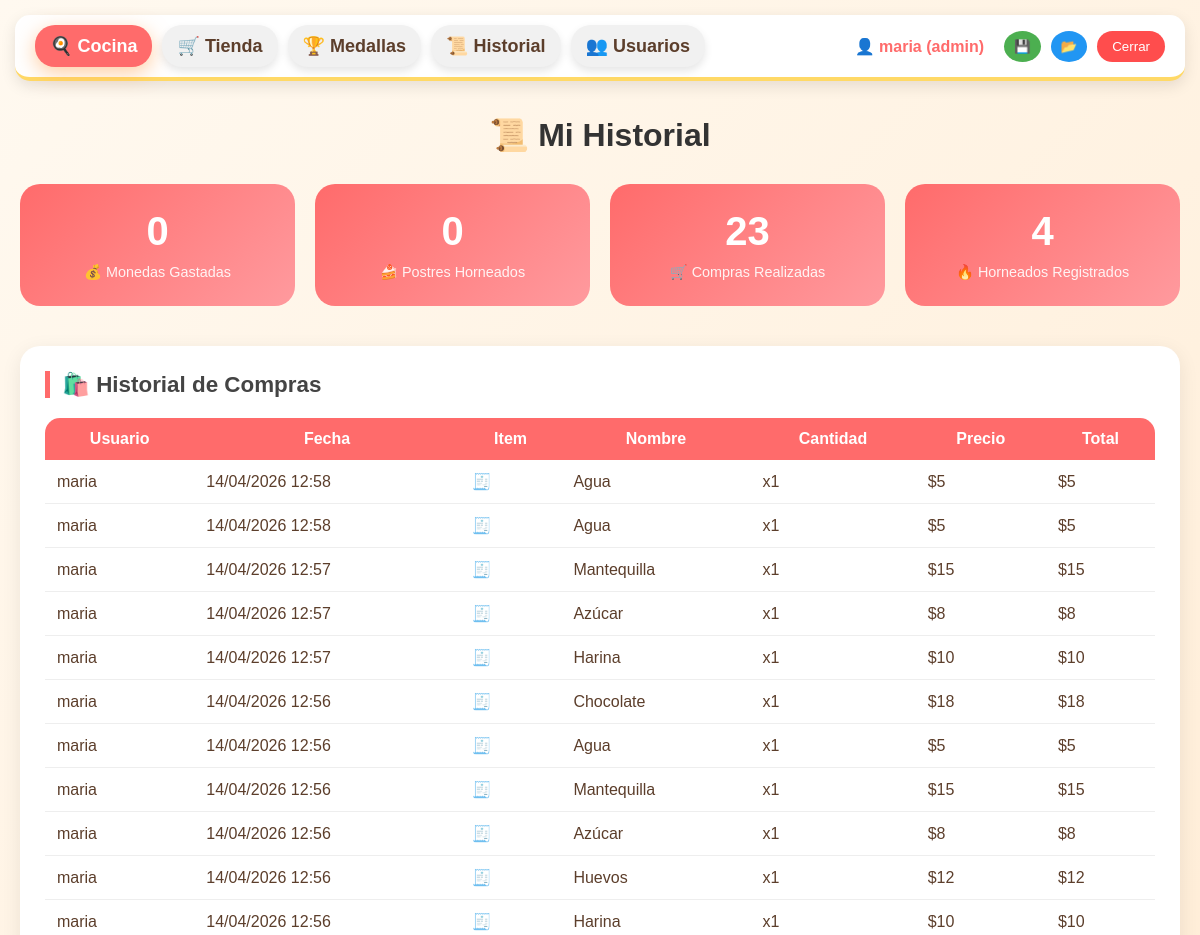
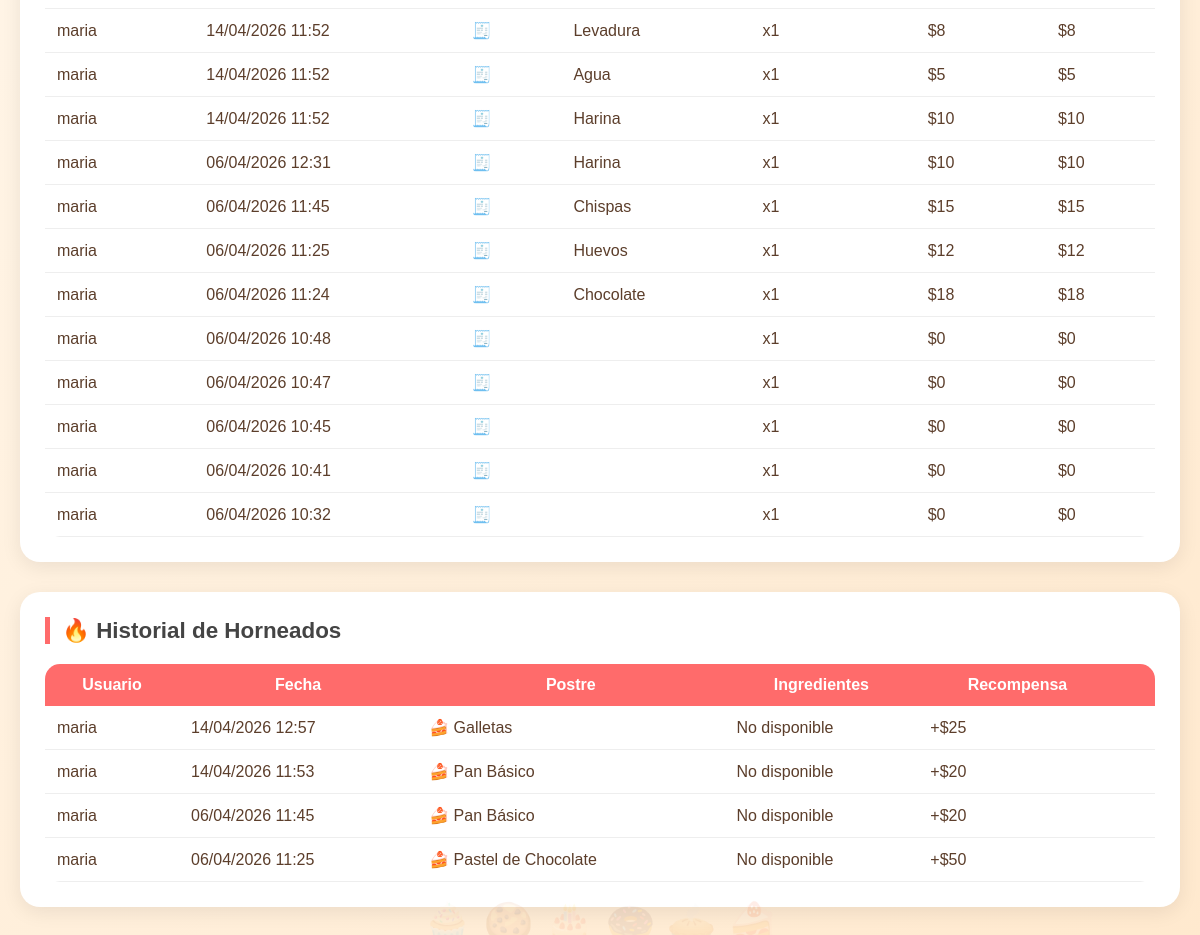
The app's page /historial.php (signed in) with its own data (2 pictures, top to bottom).
### tables this page shows
CREATE TABLE `historial_compras` (
  `id` int NOT NULL,
  `usuario_id` int NOT NULL,
  `item_id` varchar(50) DEFAULT NULL,
  `item_nombre` varchar(100) DEFAULT NULL,
  `precio` int DEFAULT NULL,
  `fecha` timestamp NULL DEFAULT CURRENT_TIMESTAMP
);

CREATE TABLE `usuarios` (
  `id` int NOT NULL,
  `nombre_usuario` varchar(50) NOT NULL,
  `correo` varchar(100) NOT NULL,
  `contraseña` varchar(255) NOT NULL,
  `tipo` enum('admin','user') DEFAULT 'user',
  `estatus` enum('activo','inactivo','bloqueado') DEFAULT 'activo',
  `fecha_registro` timestamp NULL DEFAULT CURRENT_TIMESTAMP,
  `ultimo_login` timestamp NULL DEFAULT NULL
);

CREATE TABLE `historial_horneados` (
  `id` int NOT NULL,
  `usuario_id` int NOT NULL,
  `receta_id` int DEFAULT NULL,
  `receta_nombre` varchar(100) DEFAULT NULL,
  `recompensa` int DEFAULT NULL,
  `fecha` timestamp NULL DEFAULT CURRENT_TIMESTAMP
);

### historial.php (the view, shortened to what this page needs)
<?php
require_once 'controler/conexion.php';
$stmt_compras = $pdo->query("
    SELECT hc.*, u.nombre_usuario
    FROM historial_compras hc
    JOIN usuarios u ON hc.usuario_id = u.id
    ORDER BY hc.fecha DESC
    LIMIT 50
");
$compras = $stmt_compras->fetchAll();
$stmt_horneados = $pdo->query("
    SELECT hh.*, u.nombre_usuario
    FROM historial_horneados hh
    JOIN usuarios u ON hh.usuario_id = u.id
    ORDER BY hh.fecha DESC
    LIMIT 50
");
$horneados = $stmt_horneados->fetchAll();
$stmt_stats = $pdo->query("
    SELECT
        SUM(monedas_gastadas) as total_monedas,
        SUM(total_horneados) as total_horneados
    FROM progreso_juego
");
$stats = $stmt_stats->fetch();
?>
<!DOCTYPE html>
<html lang="es">
<head>
    <link rel="stylesheet" href="Css/style.css">
</head>
<body>
    <?php require_once 'menu.php'; ?>
    <div class="history-container">
        <h1>📜 Mi Historial</h1>
        <div class="stats-grid">
            <div class="stat-card">
                <div class="stat-value"><?php echo number_format($stats['monedas_gastadas'] ?? 0); ?></div>
                <div class="stat-label">💰 Monedas Gastadas</div>
            </div>
            <div class="stat-card">
                <div class="stat-value"><?php echo number_format($stats['total_horneados'] ?? 0); ?></div>
                <div class="stat-label">🍰 Postres Horneados</div>
            </div>
            <div class="stat-card">
                <div class="stat-value"><?php echo count($compras); ?></div>
                <div class="stat-label">🛒 Compras Realizadas</div>
            </div>
            <div class="stat-card">
                <div class="stat-value"><?php echo count($horneados); ?></div>
                <div class="stat-label">🔥 Horneados Registrados</div>
            </div>
        </div>
        <div class="history-section">
            <h2 class="section-title">🛍️ Historial de Compras</h2>
            <?php if (count($compras) > 0): ?>
                <table class="history-table">
                    <thead>
                        <tr>
                            <th>Usuario</th>
                            <th>Fecha</th>
                            <th>Item</th>
                            <th>Nombre</th>
                            <th>Cantidad</th>
                            <th>Precio</th>
                            <th>Total</th>
                        </tr>
                    </thead>
                    <tbody>
                        <?php foreach ($compras as $compra): ?>
                            <tr>
                                <td><?php echo htmlspecialchars($compra['nombre_usuario']); ?></td>
                                <td><?php echo date('d/m/Y H:i', strtotime($compra['fecha'])); ?></td>
                                <td>🧾</td>
                                <td><?php echo htmlspecialchars($compra['item_nombre']); ?></td>
                                <td>x1</td>
                                <td>$<?php echo number_format($compra['precio']); ?></td>
                                <td>$<?php echo number_format($compra['precio']); ?></td>
                            </tr>
                        <?php endforeach; ?>
                    </tbody>
                </table>
            <?php endif; ?>
        </div>
        <div class="history-section">
            <h2 class="section-title">🔥 Historial de Horneados</h2>
            <?php if (count($horneados) > 0): ?>
                <table class="history-table">
                    <thead>
                        <tr>
                            <th>Usuario</th>
                            <th>Fecha</th>
                            <th>Postre</th>
                            <th>Ingredientes</th>
                            <th>Recompensa</th>
                            <th></th>
                        </tr>
                    </thead>
                    <tbody>
                        <?php foreach ($horneados as $horneado): ?>
                            <tr>
                                <td><?php echo htmlspecialchars($horneado['nombre_usuario']); ?></td>
                                <td><?php echo date('d/m/Y H:i', strtotime($horneado['fecha'])); ?></td>
                                <td>🍰 <?php echo htmlspecialchars($horneado['receta_nombre']); ?></td>
                                <td>No disponible</td>
                                <td>+$<?php echo number_format($horneado['recompensa']); ?></td>
                                <td></td>
                            </tr>
                        <?php endforeach; ?>
                    </tbody>
                </table>
            <?php endif; ?>
        </div>
    </div>
</body>
</html>

### menu.php (shortened to what this page needs)
<?php
$usuario_logueado = isset($_SESSION['usuario_id']);
$usuario_nombre = $_SESSION['usuario_nombre'] ?? '';
$usuario_tipo = $_SESSION['usuario_tipo'] ?? '';
?>
<!DOCTYPE html>
<html lang="es">
<head>
  <link rel="stylesheet" href="Css/style.css">
  <link rel="stylesheet" href="Css/usuario.css">
</head>
<body>
<nav class="nav-tabs">
  <div class="nav-left">
    <button class="nav-tab active" onclick="switchModule('kitchen')">
      🍳 Cocina
    </button>
    <button class="nav-tab" onclick="switchModule('shop')">
      🛒 Tienda
    </button>
    <button class="nav-tab" onclick="switchModule('medals')">
      🏆 Medallas
    </button>
 <?php if ($usuario_logueado && $usuario_tipo === 'admin'): ?>
    <button class="nav-tab" onclick="location.href='historial.php'">
      📜 Historial
    </button>
    <button class="nav-tab" onclick="location.href='usuarios.php'">
        👥 Usuarios
    </button>
<?php endif; ?>
  </div>
  <div class="nav-right">
    <?php if ($usuario_logueado): ?>
      <span class="user-name">
        👤 <?php echo htmlspecialchars($usuario_nombre . ' (' . $usuario_tipo . ')'); ?>
      </span>
      <button class="btn-save" onclick="guardarPartida()">💾</button>
      <button class="btn-load" onclick="cargarPartida()">📂</button>
      <button class="btn-logout" onclick="location.href='controler/cerrar_sesion.php'">
        Cerrar
      </button>
    <?php else: ?>
      <a class="btn-login" href="login.php">🔐 Login</a>
      <a class="btn-register" href="formulario_usuario.php">📝 Registro</a>
    <?php endif; ?>
  </div>
</nav>
</body>
</html>

### Css/style.css (style rules this page uses)
:root { --background: #FFF9F0; --foreground: #5C3E2B; --card: #FFFFFF; --card-foreground: #5C3E2B; --primary: #FF9F4A; --primary-foreground: #FFFFFF; --secondary: #FFE4C4; --secondary-foreground: #5C3E2B; --muted: #FFF0E0; --muted-foreground: #B67B5C; --accent: #FFB347; --accent-foreground: #FFFFFF; --border: #FFDAB9; --gold: #FFD966; --gold-dark: #FFC107; --wood: #D9A066; --wood-light: #F4C28C; --oven: #8B5A2B; --oven-glow: #FF8C42; --radius: 24px; --pink: #FFB7C5; --mint: #C1F0DC; --lavender: #E6D5FF; --peach: #FFDAB9; --coral: #FF8A7A; --sky: #B5E4FF; --bubble: #FFE5B4; }
* { margin: 0; padding: 0; box-sizing: border-box; }
body { font-family: 'Comic Neue', 'Comic Neue', 'Segoe UI Emoji', 'Chalkboard SE', 'Comic Sans MS', cursive, sans-serif; background: linear-gradient(135deg, #FFF9F0 0%, #FFE9CE 100%); color: var(--foreground); min-height: 100vh; position: relative; }
body::before { content: "🧁 🍪 🎂 🍩 🥧 🍰"; position: fixed; bottom: 10px; left: 0; right: 0; text-align: center; font-size: 40px; opacity: 0.1; pointer-events: none; white-space: nowrap; overflow: hidden; }
.nav-tabs { display: flex; justify-content: center; gap: 20px; padding: 20px; background: linear-gradient(135deg, #FFE4B5 0%, #FFD4A0 100%); border-bottom: 4px solid var(--gold); box-shadow: 0 8px 20px rgba(0,0,0,0.1); position: sticky; top: 0; z-index: 100; }
.nav-tab { padding: 14px 28px; border: none; background: linear-gradient(135deg, #FFF9F0 0%, #FFEFDF 100%); color: var(--foreground); border-radius: 60px; cursor: pointer; font-size: 18px; font-weight: bold; transition: all 0.3s ease; display: flex; align-items: center; gap: 10px; box-shadow: 0 4px 8px rgba(0,0,0,0.1); border: 2px solid var(--gold); }
.nav-tab.active { background: linear-gradient(135deg, #FF9F4A 0%, #FFB347 100%); color: white; border-color: white; box-shadow: 0 6px 20px rgba(255, 159, 74, 0.5); }

### historial.php (style rules this page uses)
.history-container { max-width: 1200px; margin: 0 auto; padding: 20px; }
h1 { text-align: center; margin-bottom: 30px; color: #333; }
.stats-grid { display: grid; grid-template-columns: repeat(auto-fit, minmax(220px, 1fr)); gap: 20px; margin-bottom: 40px; }
.stat-card { background: linear-gradient(135deg, #ff6b6b, #ff9a9e); color: white; padding: 25px; border-radius: 20px; text-align: center; transition: transform 0.2s, box-shadow 0.2s; }
.stat-value { font-size: 2.5em; font-weight: bold; }
.stat-label { font-size: 0.9em; opacity: 0.9; margin-top: 10px; }
.history-section { background: white; border-radius: 20px; padding: 25px; margin-bottom: 30px; box-shadow: 0 5px 20px rgba(0, 0, 0, 0.08); }
.section-title { font-size: 1.4em; margin-bottom: 20px; color: #444; border-left: 5px solid #ff6b6b; padding-left: 12px; }
.history-table { width: 100%; border-collapse: collapse; overflow: hidden; border-radius: 15px; }
.history-table th { background: #ff6b6b; color: white; padding: 12px; }
.history-table td { padding: 12px; border-bottom: 1px solid #eee; }
.history-table tr { transition: 0.2s; }

### menu.php (style rules this page uses)
.nav-tabs { display: flex; justify-content: space-between; align-items: center; background: #fff; padding: 10px 20px; border-radius: 15px; box-shadow: 0 5px 15px rgba(0,0,0,0.1); margin: 15px; }
.nav-left, .nav-right { display: flex; align-items: center; gap: 10px; }
.nav-tab { background: #f1f1f1; border: none; padding: 10px 15px; border-radius: 20px; cursor: pointer; transition: 0.3s; }
.nav-tab.active { background: #ff6b6b; color: white; }
.user-name { font-weight: bold; color: #ff6b6b; margin-right: 10px; }
.btn-save, .btn-load { background: #4caf50; color: white; border: none; padding: 8px 10px; border-radius: 50%; cursor: pointer; }
.btn-load { background: #2196f3; }
.btn-logout { background: #ff4d4d; color: white; border: none; padding: 8px 15px; border-radius: 20px; cursor: pointer; }

### records on screen
historial_compras: usuario.nombre_usuario "maria", fecha "14/04/2026 12:58", item_nombre "Agua", precio "5"
historial_compras: usuario.nombre_usuario "maria", fecha "14/04/2026 12:58", item_nombre "Agua", precio "5"
historial_compras: usuario.nombre_usuario "maria", fecha "14/04/2026 12:57", item_nombre "Mantequilla", precio "15"
historial_compras: usuario.nombre_usuario "maria", fecha "14/04/2026 12:57", item_nombre "Azúcar", precio "8"
historial_compras: usuario.nombre_usuario "maria", fecha "14/04/2026 12:57", item_nombre "Harina", precio "10"
historial_compras: usuario.nombre_usuario "maria", fecha "14/04/2026 12:56", item_nombre "Chocolate", precio "18"
historial_compras: usuario.nombre_usuario "maria", fecha "14/04/2026 12:56", item_nombre "Agua", precio "5"
historial_compras: usuario.nombre_usuario "maria", fecha "14/04/2026 12:56", item_nombre "Mantequilla", precio "15"
historial_compras: usuario.nombre_usuario "maria", fecha "14/04/2026 12:56", item_nombre "Azúcar", precio "8"
historial_compras: usuario.nombre_usuario "maria", fecha "14/04/2026 12:56", item_nombre "Huevos", precio "12"
historial_compras: usuario.nombre_usuario "maria", fecha "14/04/2026 12:56", item_nombre "Harina", precio "10"
historial_compras: usuario.nombre_usuario "maria", fecha "14/04/2026 11:52", item_nombre "Levadura", precio "8"
historial_compras: usuario.nombre_usuario "maria", fecha "14/04/2026 11:52", item_nombre "Agua", precio "5"
historial_compras: usuario.nombre_usuario "maria", fecha "14/04/2026 11:52", item_nombre "Harina", precio "10"
historial_compras: usuario.nombre_usuario "maria", fecha "06/04/2026 12:31", item_nombre "Harina", precio "10"
historial_compras: usuario.nombre_usuario "maria", fecha "06/04/2026 11:45", item_nombre "Chispas", precio "15"
historial_compras: usuario.nombre_usuario "maria", fecha "06/04/2026 11:25", item_nombre "Huevos", precio "12"
historial_compras: usuario.nombre_usuario "maria", fecha "06/04/2026 11:24", item_nombre "Chocolate", precio "18"
historial_compras: usuario.nombre_usuario "maria", fecha "06/04/2026 10:48", precio "0"
historial_compras: usuario.nombre_usuario "maria", fecha "06/04/2026 10:47", precio "0"
historial_compras: usuario.nombre_usuario "maria", fecha "06/04/2026 10:45", precio "0"
historial_compras: usuario.nombre_usuario "maria", fecha "06/04/2026 10:41", precio "0"
historial_compras: usuario.nombre_usuario "maria", fecha "06/04/2026 10:32", precio "0"
historial_horneados: usuario.nombre_usuario "maria", fecha "14/04/2026 12:57", receta_nombre "Galletas", recompensa "25"
historial_horneados: usuario.nombre_usuario "maria", fecha "14/04/2026 11:53", receta_nombre "Pan Básico", recompensa "20"
historial_horneados: usuario.nombre_usuario "maria", fecha "06/04/2026 11:45", receta_nombre "Pan Básico", recompensa "20"
historial_horneados: usuario.nombre_usuario "maria", fecha "06/04/2026 11:25", receta_nombre "Pastel de Chocolate", recompensa "50"

### other values on screen
$usuario_nombre . ' (' . $usuario_tipo . ')' "maria (admin)"
$stats['monedas_gastadas'] "0"
$stats['total_horneados'] "0"
count($compras) "23"
count($horneados) "4"
